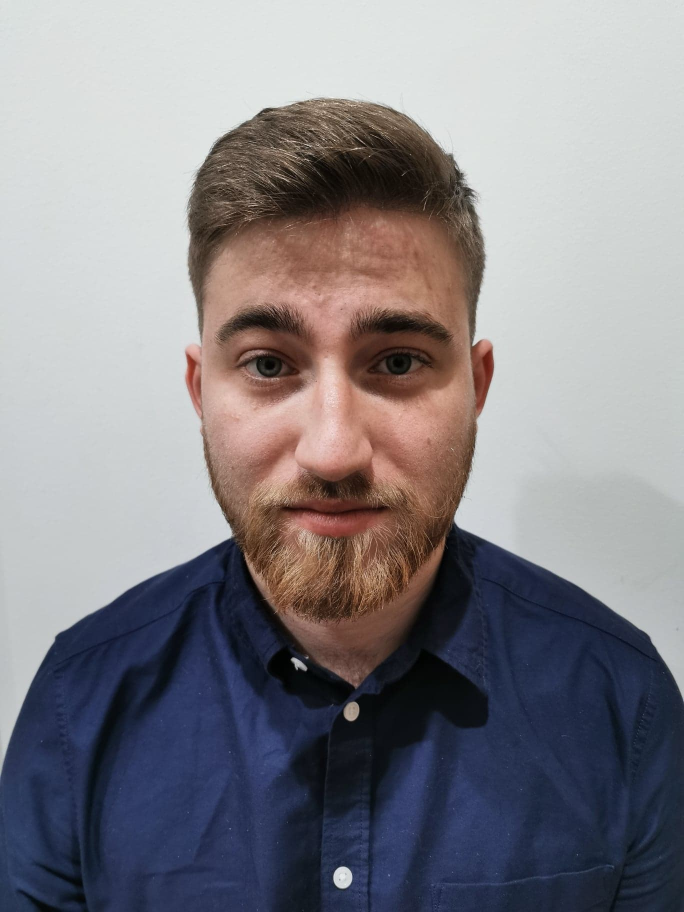
#> input picture lab10/zd1.jpg, 1368 x 1824 px (shown at 1/2 size)
$ python lab10.py
#> lines starting #> are read from the running program, lines starting #| are printed output that depends on the picture; after the words box and inside, x2 and y2 are one past the last pixel; in counts of white or black regions, pixels touching at a corner belong together
import cv2
import numpy
#import inutils
import time

# One face

face_cascade = cv2.CascadeClassifier(cv2.data.haarcascades+'haarcascade_frontalface_default.xml')
scaling_factor = 0.5
frame = cv2.imread('zd1.jpg')
#> frame is the input picture: shape (1824, 1368, 3); mean B, G, R 135.9, 130.8, 133.5
frame = cv2.resize(frame,None,fx=scaling_factor,fy=scaling_factor,interpolation=cv2.INTER_AREA)
#> frame: shape (912, 684, 3)
face_rect = face_cascade.detectMultiScale(frame,scaleFactor=1.3,minNeighbors=5)
#> face_rect = [[142, 208, 383, 383]]

for(x,y,w,h) in face_rect:
    cv2.rectangle(frame,(x,y),(x+w,y+h),(255,0,0),3)
#> this loop made 1 pass
#> frame: shape (912, 684, 3); mean B, G, R 137.5, 129.2, 131.8

cv2.imshow('zd1.jpg',frame)
cv2.waitKey(0)
print("Found "+str(len(face_rect))+"faces")
#| Found 1faces

# Multiple faces
smile_cascade = cv2.CascadeClassifier(cv2.data.haarcascades+'haarcascade_smile.xml')
eye_cascade = cv2.CascadeClassifier(cv2.data.haarcascades+'haarcascade_eye.xml')
frame = cv2.imread('zd2.jpg')
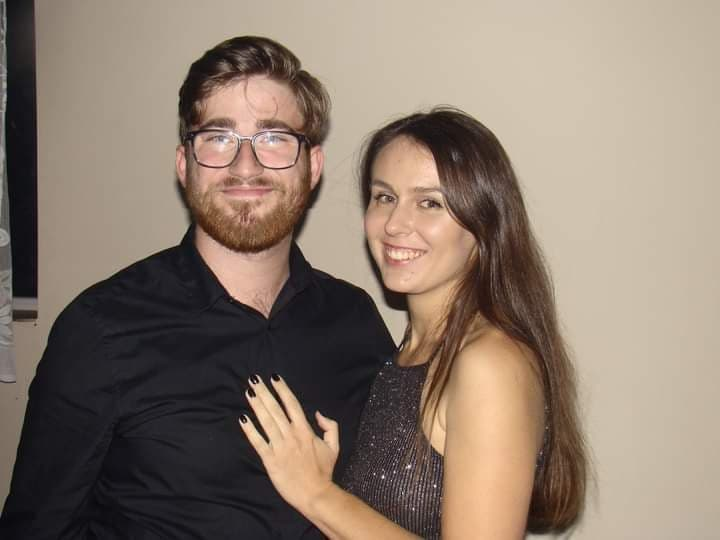
#> input picture lab10/zd2.jpg, 720 x 540 px
#> frame is the input picture: shape (540, 720, 3); mean B, G, R 109.3, 122.8, 139.1
gray_filter = cv2.cvtColor(frame,cv2.COLOR_BGR2GRAY)
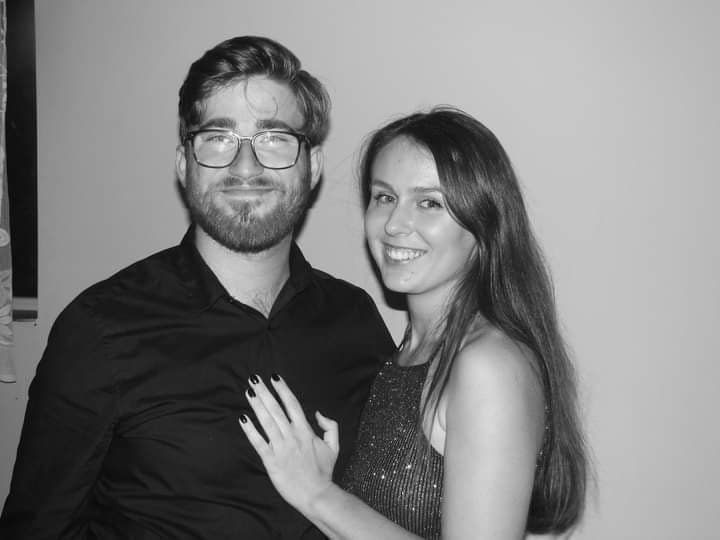
#> gray_filter: shape (540, 720); min 0, max 252, mean 126.2
#frame = cv2.resize(frame,None,fx=scaling_factor,fy=scaling_factor,interpolation=cv2.INTER_AREA)
face_rect = face_cascade.detectMultiScale(gray_filter,7,4)
#> face_rect = [[165, 67, 168, 168]]

for(x,y,w,h) in face_rect:
    cv2.rectangle(frame,(x,y),(x+w,y+h),(255,0,0),2)
    roi_gray = gray_filter[y:y+h,x:x+w]
    roi_color = frame[y:y + h, x:x + w]
    smile = smile_cascade.detectMultiScale(roi_gray)
    eye = eye_cascade.detectMultiScale(roi_gray)
    for(sx,sy,sw,sh) in smile:
        cv2.rectangle(roi_color,(sx,sy),(sx+sw,sy+sh),(0,255,0),1)
    for (ex, ey, ew, eh) in eye:
        cv2.rectangle(roi_color, (ex, ey), (ex + ew, ey + eh), (0, 0, 2550), 1)
#> this loop made 1 pass
#> pass 1, `roi_gray = gray_filter[y:y+h,x:x+w]`:
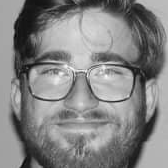
#> roi_gray: shape (168, 168); min 1, max 252, mean 131.3
#> after the loop:
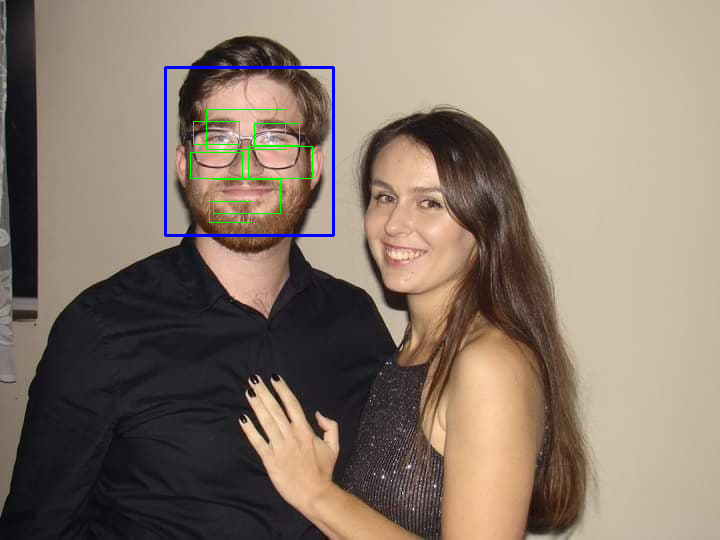
#> frame: shape (540, 720, 3); 0.82% of pixels changed, all inside (x1, y1, x2, y2) = (164, 66, 335, 237)
#> after the loop:
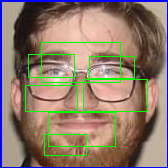
#> roi_color: shape (168, 168, 3); mean B, G, R 107.6, 123.9, 142.8

cv2.imshow('zd2.jpg',frame)
cv2.waitKey(0)
print("Found "+str(len(face_rect))+"faces")
#| Found 1faces


cap = cv2.VideoCapture('video.mp4')
while cap.isOpened():
    ret, frame = cap.read()
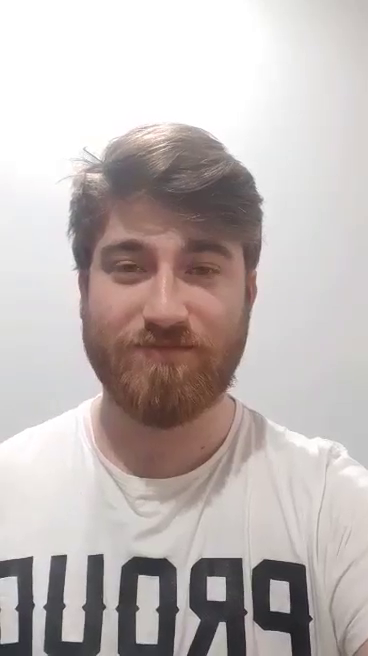
#> input picture frame 32 of lab10/video.mp4, 368 x 656 px
#> frame is the input picture: shape (656, 368, 3); mean B, G, R 181, 182.9, 191.7
    #frame = cv2.resize(frame, None, fx=scaling_factor, fy=scaling_factor, interpolation=cv2.INTER_AREA)
    face_rect = face_cascade.detectMultiScale(frame, scaleFactor=1.3, minNeighbors=5)
#> face_rect = [[56, 184, 219, 219]]
    for (x, y, w, h) in face_rect:
        cv2.rectangle(frame, (x, y), (x + w, y + h), (255, 0, 0), 3)
#> this loop made 1 pass
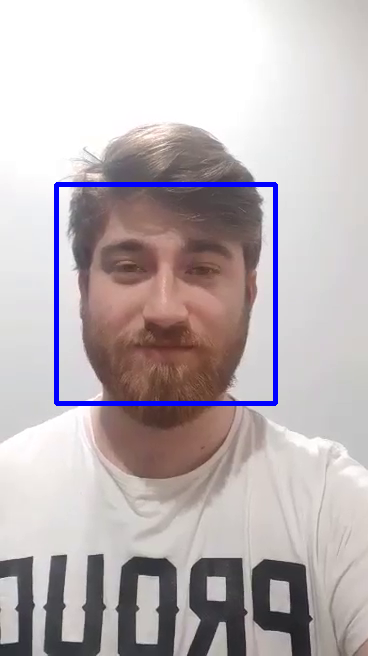
#> frame: shape (656, 368, 3); 1.81% of pixels changed, all inside (x1, y1, x2, y2) = (54, 182, 278, 406)
    if cv2.waitKey(1) == ord('0'):
#> (key Esc is pressed here)
        break
    cv2.imshow('video.mp4', frame)

cap.release()
cv2.destroyAllWindows()


hog = cv2.HOGDescriptor()
hog.setSVMDetector(cv2.HOGDescriptor_getDefaultPeopleDetector())
cap = cv2.VideoCapture('video2.mp4')
while cap.isOpened():
    ret, frame = cap.read()
    frame = cv2.resize(frame,(800,500))
    boxes,weights = hog.detectMultiScale(frame,winStride=(8,8))
    boxes = numpy.array([[x,y,x+w,y+h] for (x,y,w,h) in boxes])

    for (xa,ya,xb,yb) in boxes:
        cv2.rectangle(frame,(xa,ya),(xb,yb),(0,255,0),1)
    print("Number of people on frame "+ str(len(boxes)))
    cv2.imshow('vide.mp4',frame)

    if cv2.waitKey(1) == ord('0'):
        break
cap.release()
cv2.destroyAllWindows()
